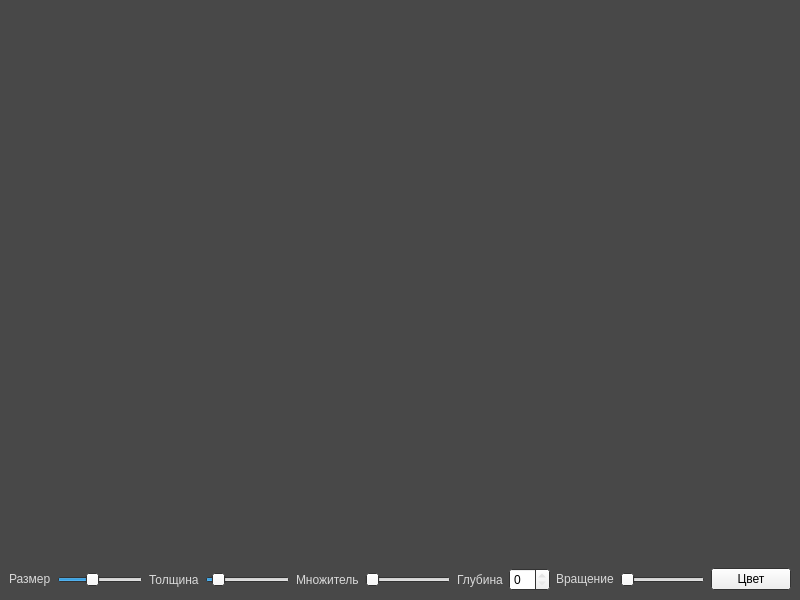
<?xml version="1.0" encoding="UTF-8"?>
<ui version="4.0">
 <class>WinterWindow</class>
 <widget class="QMainWindow" name="WinterWindow">
  <property name="geometry">
   <rect>
    <x>0</x>
    <y>0</y>
    <width>800</width>
    <height>600</height>
   </rect>
  </property>
  <property name="palette">
   <palette>
    <active>
     <colorrole role="WindowText">
      <brush brushstyle="SolidPattern">
       <color alpha="255">
        <red>217</red>
        <green>217</green>
        <blue>217</blue>
       </color>
      </brush>
     </colorrole>
     <colorrole role="Dark">
      <brush brushstyle="SolidPattern">
       <color alpha="255">
        <red>191</red>
        <green>191</green>
        <blue>191</blue>
       </color>
      </brush>
     </colorrole>
     <colorrole role="Mid">
      <brush brushstyle="SolidPattern">
       <color alpha="255">
        <red>128</red>
        <green>128</green>
        <blue>128</blue>
       </color>
      </brush>
     </colorrole>
     <colorrole role="Text">
      <brush brushstyle="SolidPattern">
       <color alpha="255">
        <red>0</red>
        <green>0</green>
        <blue>0</blue>
       </color>
      </brush>
     </colorrole>
     <colorrole role="Window">
      <brush brushstyle="SolidPattern">
       <color alpha="255">
        <red>72</red>
        <green>72</green>
        <blue>72</blue>
       </color>
      </brush>
     </colorrole>
     <colorrole role="Shadow">
      <brush brushstyle="SolidPattern">
       <color alpha="255">
        <red>191</red>
        <green>191</green>
        <blue>191</blue>
       </color>
      </brush>
     </colorrole>
     <colorrole role="HighlightedText">
      <brush brushstyle="SolidPattern">
       <color alpha="255">
        <red>255</red>
        <green>255</green>
        <blue>255</blue>
       </color>
      </brush>
     </colorrole>
     <colorrole role="ToolTipText">
      <brush brushstyle="SolidPattern">
       <color alpha="255">
        <red>0</red>
        <green>0</green>
        <blue>0</blue>
       </color>
      </brush>
     </colorrole>
    </active>
    <inactive>
     <colorrole role="WindowText">
      <brush brushstyle="SolidPattern">
       <color alpha="255">
        <red>217</red>
        <green>217</green>
        <blue>217</blue>
       </color>
      </brush>
     </colorrole>
     <colorrole role="Text">
      <brush brushstyle="SolidPattern">
       <color alpha="255">
        <red>0</red>
        <green>0</green>
        <blue>0</blue>
       </color>
      </brush>
     </colorrole>
     <colorrole role="Window">
      <brush brushstyle="SolidPattern">
       <color alpha="255">
        <red>72</red>
        <green>72</green>
        <blue>72</blue>
       </color>
      </brush>
     </colorrole>
     <colorrole role="Shadow">
      <brush brushstyle="SolidPattern">
       <color alpha="255">
        <red>191</red>
        <green>191</green>
        <blue>191</blue>
       </color>
      </brush>
     </colorrole>
     <colorrole role="ToolTipText">
      <brush brushstyle="SolidPattern">
       <color alpha="255">
        <red>0</red>
        <green>0</green>
        <blue>0</blue>
       </color>
      </brush>
     </colorrole>
    </inactive>
    <disabled>
     <colorrole role="Base">
      <brush brushstyle="SolidPattern">
       <color alpha="255">
        <red>71</red>
        <green>71</green>
        <blue>71</blue>
       </color>
      </brush>
     </colorrole>
     <colorrole role="Window">
      <brush brushstyle="SolidPattern">
       <color alpha="255">
        <red>72</red>
        <green>72</green>
        <blue>72</blue>
       </color>
      </brush>
     </colorrole>
     <colorrole role="Shadow">
      <brush brushstyle="SolidPattern">
       <color alpha="255">
        <red>191</red>
        <green>191</green>
        <blue>191</blue>
       </color>
      </brush>
     </colorrole>
     <colorrole role="ToolTipText">
      <brush brushstyle="SolidPattern">
       <color alpha="255">
        <red>0</red>
        <green>0</green>
        <blue>0</blue>
       </color>
      </brush>
     </colorrole>
    </disabled>
   </palette>
  </property>
  <property name="windowTitle">
   <string>Winter Window</string>
  </property>
  <widget class="QWidget" name="centralwidget">
   <layout class="QVBoxLayout" name="verticalLayout">
    <item>
     <spacer name="verticalSpacer">
      <property name="orientation">
       <enum>Qt::Orientation::Vertical</enum>
      </property>
      <property name="sizeHint" stdset="0">
       <size>
        <width>20</width>
        <height>40</height>
       </size>
      </property>
     </spacer>
    </item>
    <item>
     <layout class="QHBoxLayout" name="horizontalLayout">
      <item alignment="Qt::AlignmentFlag::AlignVCenter">
       <widget class="QLabel" name="label_2">
        <property name="text">
         <string>Размер</string>
        </property>
       </widget>
      </item>
      <item alignment="Qt::AlignmentFlag::AlignVCenter">
       <widget class="QSlider" name="sld_size">
        <property name="minimum">
         <number>1</number>
        </property>
        <property name="maximum">
         <number>250</number>
        </property>
        <property name="value">
         <number>100</number>
        </property>
        <property name="orientation">
         <enum>Qt::Orientation::Horizontal</enum>
        </property>
       </widget>
      </item>
      <item>
       <widget class="QLabel" name="label">
        <property name="text">
         <string>Толщина</string>
        </property>
       </widget>
      </item>
      <item>
       <widget class="QSlider" name="sld_line">
        <property name="minimum">
         <number>1</number>
        </property>
        <property name="maximum">
         <number>50</number>
        </property>
        <property name="value">
         <number>5</number>
        </property>
        <property name="orientation">
         <enum>Qt::Orientation::Horizontal</enum>
        </property>
       </widget>
      </item>
      <item>
       <widget class="QLabel" name="label_3">
        <property name="text">
         <string>Множитель</string>
        </property>
       </widget>
      </item>
      <item>
       <widget class="QSlider" name="sld_factor">
        <property name="minimum">
         <number>1</number>
        </property>
        <property name="maximum">
         <number>5</number>
        </property>
        <property name="orientation">
         <enum>Qt::Orientation::Horizontal</enum>
        </property>
        <property name="tickInterval">
         <number>0</number>
        </property>
       </widget>
      </item>
      <item>
       <widget class="QLabel" name="label_4">
        <property name="text">
         <string>Глубина</string>
        </property>
       </widget>
      </item>
      <item>
       <widget class="QSpinBox" name="spin_depth"/>
      </item>
      <item alignment="Qt::AlignmentFlag::AlignVCenter">
       <widget class="QLabel" name="label_5">
        <property name="text">
         <string>Вращение</string>
        </property>
       </widget>
      </item>
      <item>
       <widget class="QSlider" name="sld_rotation">
        <property name="maximum">
         <number>360</number>
        </property>
        <property name="orientation">
         <enum>Qt::Orientation::Horizontal</enum>
        </property>
       </widget>
      </item>
      <item>
       <widget class="QPushButton" name="btn_color">
        <property name="text">
         <string>Цвет</string>
        </property>
       </widget>
      </item>
     </layout>
    </item>
   </layout>
  </widget>
 </widget>
 <resources/>
 <connections>
  <connection>
   <sender>sld_line</sender>
   <signal>valueChanged(int)</signal>
   <receiver>WinterWindow</receiver>
   <slot>repaint()</slot>
   <hints>
    <hint type="sourcelabel">
     <x>258</x>
     <y>567</y>
    </hint>
    <hint type="destinationlabel">
     <x>399</x>
     <y>299</y>
    </hint>
   </hints>
  </connection>
  <connection>
   <sender>sld_rotation</sender>
   <signal>valueChanged(int)</signal>
   <receiver>WinterWindow</receiver>
   <slot>repaint()</slot>
   <hints>
    <hint type="sourcelabel">
     <x>674</x>
     <y>567</y>
    </hint>
    <hint type="destinationlabel">
     <x>399</x>
     <y>299</y>
    </hint>
   </hints>
  </connection>
  <connection>
   <sender>sld_size</sender>
   <signal>valueChanged(int)</signal>
   <receiver>WinterWindow</receiver>
   <slot>repaint()</slot>
   <hints>
    <hint type="sourcelabel">
     <x>106</x>
     <y>567</y>
    </hint>
    <hint type="destinationlabel">
     <x>399</x>
     <y>299</y>
    </hint>
   </hints>
  </connection>
 </connections>
</ui>
